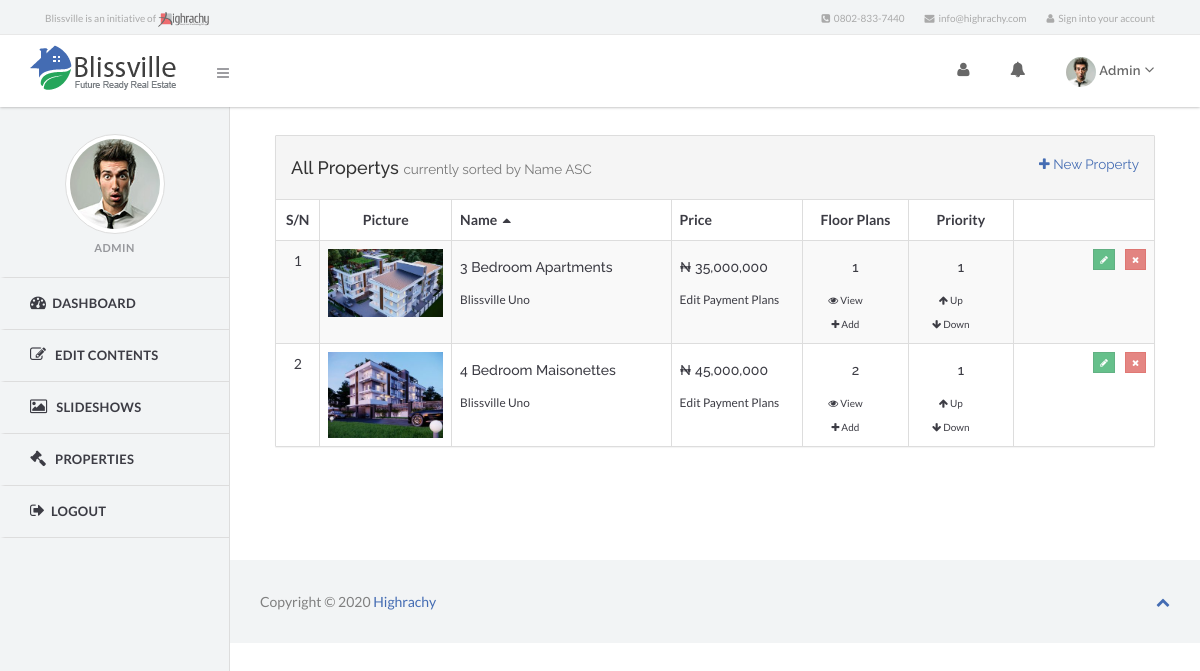
The app's page /admin/property/index.php (signed in) with its own data.
### tables this page shows
CREATE TABLE `property` (
  `id` int(11) NOT NULL,
  `name` varchar(255) NOT NULL,
  `url_name` varchar(250) NOT NULL,
  `content` text,
  `price` decimal(10,0) NOT NULL DEFAULT '0',
  `portfolio_Id` int(11) NOT NULL DEFAULT '0',
  `property_type` varchar(255) DEFAULT NULL,
  `floor` varchar(255) DEFAULT NULL,
  `location` varchar(255) DEFAULT NULL,
  `size` varchar(255) DEFAULT NULL,
  `bedroom` smallint(6) NOT NULL DEFAULT '0',
  `living_room` smallint(6) NOT NULL DEFAULT '0',
  `kitchen` smallint(6) NOT NULL,
  `toilet` smallint(6) NOT NULL DEFAULT '0',
  `bathroom` smallint(6) NOT NULL DEFAULT '0',
  `parking_lots` smallint(6) NOT NULL DEFAULT '0',
  `cable_tv` varchar(3) DEFAULT 'YES',
  `core_fibre` varchar(3) DEFAULT 'YES',
  `inverter` varchar(3) DEFAULT 'YES',
  `security_fence` varchar(3) DEFAULT 'YES',
  `car_port` varchar(3) DEFAULT 'YES',
  `guest_toilet` varchar(3) DEFAULT 'YES',
  `guest_room` varchar(3) DEFAULT 'YES',
  `maid_room` varchar(3) DEFAULT 'YES',
  `surveillance` varchar(3) DEFAULT 'YES',
  `smart_solar` varchar(3) DEFAULT 'YES',
  `panic_alarm` varchar(3) DEFAULT 'YES',
  `intercom` varchar(3) DEFAULT 'YES',
  `video_door` varchar(3) DEFAULT 'YES',
  `fire_detection` varchar(3) DEFAULT 'YES',
  `swimming_pool` varchar(3) DEFAULT 'YES',
  `rooftop_gym` varchar(3) DEFAULT 'YES',
  `priority` smallint(6) NOT NULL DEFAULT '1',
  `picture` varchar(150) NOT NULL,
  `created_at` timestamp NULL DEFAULT NULL,
  `updated_at` timestamp NOT NULL DEFAULT CURRENT_TIMESTAMP ON UPDATE CURRENT_TIMESTAMP
);

CREATE TABLE `portfolios` (
  `id` int(11) NOT NULL,
  `name` varchar(255) NOT NULL,
  `url_name` varchar(250) NOT NULL,
  `content` text,
  `price` decimal(10,0) NOT NULL DEFAULT '0',
  `property_type` varchar(255) DEFAULT NULL,
  `floor` varchar(255) DEFAULT NULL,
  `location` varchar(255) DEFAULT NULL,
  `size` varchar(255) DEFAULT NULL,
  `bedroom` smallint(6) NOT NULL DEFAULT '0',
  `living_room` smallint(6) NOT NULL DEFAULT '0',
  `kitchen` smallint(6) NOT NULL,
  `toilet` smallint(6) NOT NULL DEFAULT '0',
  `bathroom` smallint(6) NOT NULL DEFAULT '0',
  `parking_lots` smallint(6) NOT NULL DEFAULT '0',
  `cable_tv` varchar(3) DEFAULT 'YES',
  `core_fibre` varchar(3) DEFAULT 'YES',
  `inverter` varchar(3) DEFAULT 'YES',
  `security_fence` varchar(3) DEFAULT 'YES',
  `car_port` varchar(3) DEFAULT 'YES',
  `guest_toilet` varchar(3) DEFAULT 'YES',
  `guest_room` varchar(3) DEFAULT 'YES',
  `maid_room` varchar(3) DEFAULT 'YES',
  `surveillance` varchar(3) DEFAULT 'YES',
  `smart_solar` varchar(3) DEFAULT 'YES',
  `panic_alarm` varchar(3) DEFAULT 'YES',
  `intercom` varchar(3) DEFAULT 'YES',
  `video_door` varchar(3) DEFAULT 'YES',
  `fire_detection` varchar(3) DEFAULT 'YES',
  `swimming_pool` varchar(3) DEFAULT 'YES',
  `rooftop_gym` varchar(3) DEFAULT 'YES',
  `priority` smallint(6) NOT NULL DEFAULT '1',
  `picture` varchar(150) NOT NULL,
  `created_at` timestamp NULL DEFAULT NULL,
  `updated_at` timestamp NOT NULL DEFAULT CURRENT_TIMESTAMP ON UPDATE CURRENT_TIMESTAMP
);

### inc/class/base.class.php (called while the page is built, shortened)
<?php
class Base{
	protected static $results = array();
	public static $table = "";
	public static $rows = 0;
	public static $counter = 0;
	public static function query($query, $save_total_returned_rows = true){
		global $db;
		$results = $db->fetch_all_rows($query);
		return $results;
	}
	public static function affected_rows($query=""){
		global $db;
		if (!empty($query)){
			static::$rows = $db->total_affected_rows($query);
		}
		return static::$rows;
	}
	public static function paginate($limit,$additional_query="",$join_query = ""){
		$items_per_page = $limit;
		if (empty($join_query))
			$query = "SELECT * FROM ". static::$table .$additional_query;
		else
			$query = $join_query . $additional_query;
		$total_returned_rows = static::affected_rows($query);
		$page = new Paginator($total_returned_rows,$items_per_page);
		$generated_pages = $page->generate();
		$start = $page->get_start_position();
		$new_query = $query . " LIMIT $start, $limit";
		$result = static::query($new_query,false);
		static::$counter = $start + 1;
		static::$rows = $total_returned_rows;
		static::$results = $result;
		return $generated_pages;
	}
	public static function get_counter(){
		return static::$counter;
	}
  public static function get_results(){
    return static::$results;
  }
}

### inc/class/database.class.php (called while the page is built, shortened)
<?php
class Database {
private $link_id = 0;
private $query_id = 0;
public function __construct($server, $user, $pass, $database, $pre=''){
	$this->server=$server;
	$this->user=$user;
	$this->pass=$pass;
	$this->database=$database;
	$this->link_id = @mysqli_connect($this->server, $this->user, $this->pass, $this->database);
	if (!$this->link_id) {
		trigger_error('Could not connect to MySQL: ' . mysqli_connect_error());
	} else {
		mysqli_set_charset($this->link_id, 'utf8');
	}
}
public function query($sql) {
	$this->query_id = @mysqli_query($this->link_id,$sql);
	return $this->query_id;
}
protected function fetch_array($query_id=-1) {
	if ($query_id instanceof mysqli_result) {
		$this->query_id=$query_id;
	}
	if (isset($this->query_id)) {
		$record = @mysqli_fetch_assoc($this->query_id);
	}else{
		trigger_error("Invalid Records could not be fetched.");
	}
	return $record;
}
public function fetch_all_rows($sql) {
	$query_id = $this->query($sql);
	$out = array();
	while ($row = $this->fetch_array($query_id)){
		$out[] = $row;
	}
	return $out;
}
protected function free_result($query_id=-1) {
	if ($query_id instanceof mysqli_result) {
		$this->query_id=$query_id;
	}
}
}
?>

### admin/property/index.php (the view, shortened to what this page needs)
<?php
include('../../config.php');
$sort_item = URL::get(Sort::$item_url,Property::$default_sort_item);
$sort_order = URL::get(Sort::$order_url,Property::$default_sort_order);
$sort_text = Sort::current($sort_item,$sort_order);
$additional_query = Sort::get_order_query();
$items_per_page = 10;
$page = Property::paginate($items_per_page,$additional_query,Property::join_query());
$propertys = Property::get_results();
$count = Property::get_counter();
include(SERVER_DIR.'inc/header.php');
?>
    <section class="right-panel">
      <div class="container-fluid">
            <div class="row">
                <div id="content">
                  <div class="panel panel-default">
                      <div class="panel-heading">
                        <h4>All Propertys
                          <small> currently sorted by <?php echo $sort_text ?> </small>
                          <small class="pull-right">
                            <a href="<?php echo URL::display('admin/property/new.php') ?>"><i class="fa fa-plus"></i> New Property</a>
                          </small>
                        </h4>
                      </div>
                      <?php if(!empty($propertys)) : ?>
                      <div class="table-responsive">
                        <table class="table table-bordered table-striped table-hover responsive">
                          <thead>
                            <tr>
                              <th style="width:5%;" class="text-center">
                                <?php echo Sort::generate_link('id','S/N') ?>
                              </th>
                              <th style="width:15%;" class="text-center">Picture</th>
                              <th style="width:25%;"><?php echo Sort::generate_link('name','Name') ?></th>
                              <th align="center" style="width:15%;"><?php echo Sort::generate_link('price') ?></th>
                              <th align="center" class="text-center" style="width:12%;"><?php echo Sort::generate_link('floor_plans','Floor Plans') ?></th>
                              <th align="center" class="text-center" style="width:12%;"><?php echo Sort::generate_link('priority') ?></th>
                              <th></th>
                            </tr>
                          </thead>
                          <tbody>
                             <?php foreach($propertys as $property) : extract($property) ?>
                            <tr>
                              <td class="text-center"><?php echo $count++ ?></td>
                              <td class="text-center"><img src="<?php URL::display(Property::upload_url('small/'.$picture)) ?>" alt="<?php echo $name ?>" class="img-responsive"></td>
                              <td>
                                <h5 class="no-margin-bottom"><?php echo $name ?> </h5>
                                <small><?php echo $portfolio_name ?></small>
                              </td>
                              <td>
                                <h5 class="no-margin-bottom">&#8358; <?php echo number_format($price) ?></h5>
                                 <small><a href="#">Edit Payment Plans</a></small>
                              </td>
                              <td align="center">
                                <h5 class="no-margin-bottom"><?php echo $floor_plan ?></h5>
                                <span class="pull-right">
                                    <a class="small-link tip" href="<?php URL::display('admin/property/floor_plan/?property='.$property['id']) ?>" title="View Floor Plans">
                                    <i class="fa fa-eye"></i> View</a>
                                    <a class="small-link tip" href="<?php URL::display('admin/property/floor_plan/new.php?property='.$property['id']) ?>" title="View Floor Plans">
                                    <i class="fa fa-plus"></i> Add</a>
                                </span>
                              </td>
                              <td align="center">
                                 <h5 class="no-margin-bottom"><?php echo $priority ?></h5>
                                <span class="pull-right">
                                    <a class="small-link tip" href="<?php echo '?id='.$property['id'].'&task=move-up'?>" title="Increase">
                                    <i class="fa fa-arrow-up"></i> Up</a>
                                    <a class="small-link tip" href="<?php echo '?id='.$property['id'].'&task=move-down'?>" title="Decrease">
                                    <i class="fa fa-arrow-down"></i> Down</a>
                                </span>
                              </td>
                              <td class="text-right">
                              <a class="btn btn-danger btn-icon btn-hollow btn-xs tip pull-right" href="<?php URL::display('admin/property/delete.php?property='.$property['id']) ?>" title="Delete Property"><i class="fa fa-times"></i></a>
                              <a class="btn btn-default btn-icon btn-hollow btn-xs tip pull-right" href="<?php URL::display('admin/property/edit.php?property='.$property['id']) ?>" title="Edit  Property"><i class="fa fa-pencil"></i></a>
                              </td>
                            </tr>
                            <?php endforeach ?>
                          </tbody>
                        </table>
                      </div>
                      <?php else : echo '<h6>&nbsp;&nbsp;You have no propertys in the database.</h6>'; endif ?>
                  </div>
                </div>
            </div>
      </div>
    </section>
<?php
  include(SERVER_DIR.'inc/footer.php');
?>

### records on screen
property: shows a picture, name "3 Bedroom Apartments", portfolio_Id.name "Blissville Uno", price "35,000,000", floor_plan "1", priority "1"
property: shows a picture, name "4 Bedroom Maisonettes", portfolio_Id.name "Blissville Uno", price "45,000,000", floor_plan "2", priority "1"

### other values on screen
$options['email'] "info@highrachy.com"
$options['phone'] "0802-833-7440"
Session::get('name') "Admin"
Session::get('name') "ADMIN"
$sort_text "Name ASC"
Sort::generate_link('id','S/N') "S/N"
Sort::generate_link('name','Name') "Name"
Sort::generate_link('price') "Price"
Sort::generate_link('floor_plans','Floor Plans') "Floor Plans"
Sort::generate_link('priority') "Priority"
Date('Y') "2020"
